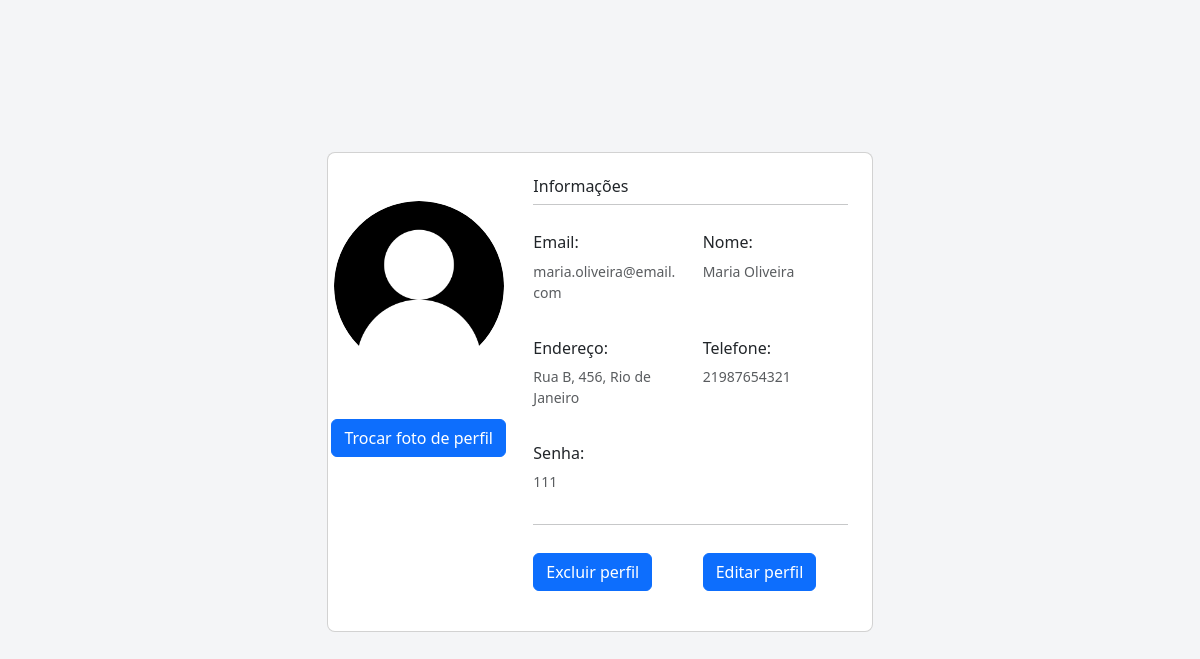
The page /perfil.php (signed in) on the database its author committed.
### tables this page shows
CREATE TABLE IF NOT EXISTS `usuario` (
  `id_usuario` int NOT NULL AUTO_INCREMENT,
  `nome` varchar(255) DEFAULT NULL,
  `senha` varchar(255) DEFAULT NULL,
  `email` varchar(255) DEFAULT NULL,
  `endereco` varchar(255) DEFAULT NULL,
  `telefone` varchar(255) DEFAULT NULL,
  `tipo_cliente` int DEFAULT NULL,
  `foto` varchar(255) NOT NULL,
  PRIMARY KEY (`id_usuario`)
);

### perfil.php (the view, shortened to what this page needs)
<?php
$conexao = conectar();
$id_usuario = $_SESSION['id_usuario'];
$sql = "SELECT * FROM usuario WHERE id_usuario = $id_usuario";
$resultado = mysqli_query($conexao,$sql);
while ($geral = mysqli_fetch_assoc($resultado)) {
    $sql_usuario = "SELECT * FROM usuario WHERE id_usuario = " . $geral['id_usuario'];
    $resultado_usuario = mysqli_query($conexao, $sql_usuario);
?>
<!DOCTYPE html>
<html lang="pt-br">
<head>
 <?php include "links.php"; ?>
</head>
<body>
    <section class="vh-100" style="background-color: #f4f5f7;">
        <div class="container py-5 h-100">
            <div class="row d-flex justify-content-center align-items-center h-100">
                <div class="col col-lg-6 mb-4 mb-lg-0">
                    <div class="card mb-3" style="border-radius: .5rem;">
                        <div class="row g-0">
                            <div class="col-md-4 gradient-custom text-center text-white"
                                style="border-top-left-radius: .5rem; border-bottom-left-radius: .5rem;">
                                <img src="img/<?php echo $geral['foto']; ?>"
                                    alt="Avatar" class="img-fluid my-5" style="width: 170px; border-radius: 100px" />
                                  <a class="btn btn-primary" href="form_trocar_foto.php">Trocar foto de perfil</a>
                                <i class="far fa-edit mb-5"></i>
                            </div>
                            <div class="col-md-8">
                                <div class="card-body p-4">
                                    <h6>Informações </h6>
                                    <hr class="mt-0 mb-4">
                                    <div class="row pt-1">
                                        <div class="col-md-6 mb-3">
                                            <h6>Email:</h6>
                                            <p class="text-muted"><?php echo $geral['email']; ?></p>
                                        </div>
                                        <div class="col-md-6 mb-3">
                                            <h6>Nome:</s></h6>
                                            <p class="text-muted"><?php echo $geral['nome']; ?></p>
                                        </div>
                                    </div>
                                    <div class="row pt-1">
                                        <div class="col-md-6 mb-3">
                                            <h6>Endereço:</h6>
                                            <p class="text-muted"><?php echo $geral['endereco']; ?></p>
                                        </div>
                                        <div class="col-md-6 mb-3">
                                            <h6>Telefone:</s></h6>
                                            <p class="text-muted"><?php echo $geral['telefone']; ?></p>
                                        </div>
                                    </div>
                                    <div class="row pt-1">
                                        <div class="col-md-12 mb-3">
                                            <h6>Senha:</h6>
                                            <p class="text-muted"><?php echo $geral['senha']; ?></p>
                                        </div>
                                    </div>
                                    <hr class="mt-0 mb-4">
                                    <div class="row pt-1">
                                        <div class="col-md-6 mb-3">
                                            <a class="btn btn-primary" href="crud/excluir_usuario.php">Excluir perfil</a>
                                        </div>
                                        <div class="col-md-6 mb-3">
                                        <a class="btn btn-primary" href="tela_update_usuario.php">Editar perfil</a>
                                        </div>
                                    </div>
                                </div>
                            </div>
                        </div>
                    </div>
                </div>
            </div>
            <?php } ?>
        </div>
    </section>
</body>
</html>

### css/estilo.css (style rules this page uses)
body { font-family: 'roboto',sans-serif; width: 100%; height: 100%; text-decoration: none; }
.row { margin: 0; }
p,li { font-size: 14px; }

### rows shown on the page
usuario: foto (placeholder picture), email "maria.oliveira@email.com", nome "Maria Oliveira", endereco "Rua B, 456, Rio de Janeiro", telefone "21987654321", senha "111"
